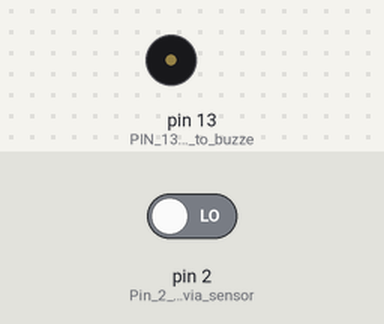
A sketch run on a simulated Arduino Uno, built with avr-gcc and run on an emulated ATmega328P. Parts: buzzer (waves = sounding, pin HIGH). Inputs (shaded band) come from the test bench; at power-on: pin 2 (Pin_2_as_INPUT_via_sensor) LOW.

Above: at 1.2 s.
1.3 s: pin 2 (Pin_2_as_INPUT_via_sensor) driven HIGH
At 1.55 s:
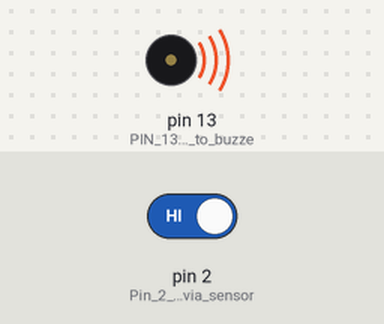
4.3 s: pin 2 (Pin_2_as_INPUT_via_sensor) driven LOW
At 4.3 s:
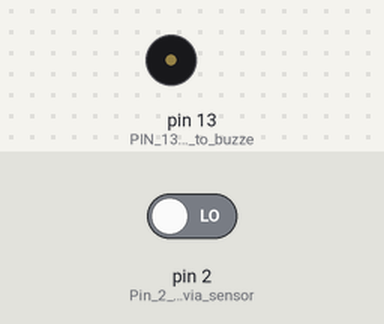
Timing chart, 0 to 7.3 s (numbered marks = the images above; inputs shaded):
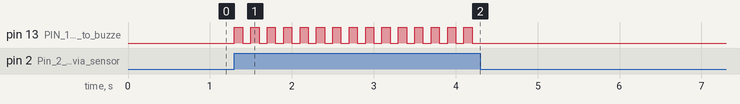

Measured:
- after the input at 1.3 s, pin 13 (PIN_13_as_OUTPUT_to_buzze): alternates HIGH for 0.10 s and LOW for 0.10 s, starting at once
- after the input at 4.3 s, pin 13 (PIN_13_as_OUTPUT_to_buzze): stops changing and stays LOW

The sketch:

test1.ino
```cpp
void setup() {

  pinMode(2, INPUT); //Pin 2 as INPUT via sensor

  pinMode(13, OUTPUT); //PIN 13 as OUTPUT to buzzer

}

void loop() {

  if (digitalRead(2) == HIGH)  {

     digitalWrite(13, HIGH);  // turns the Buzz ON

     delay(100);                       // wait for 100 msecond

     digitalWrite(13, LOW);   // turns the Buzz OFF

     delay(100);                       // wait for 100 msecond

  }
}
```
